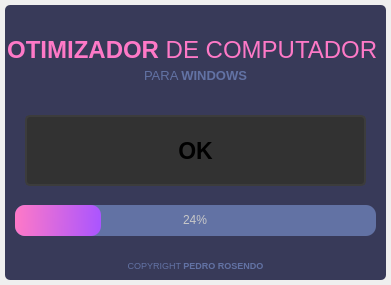
<?xml version="1.0" encoding="UTF-8"?>
<ui version="4.0">
 <class>Dialog</class>
 <widget class="QDialog" name="Dialog">
  <property name="geometry">
   <rect>
    <x>0</x>
    <y>0</y>
    <width>391</width>
    <height>285</height>
   </rect>
  </property>
  <property name="font">
   <font>
    <family>Segoe UI</family>
   </font>
  </property>
  <property name="windowTitle">
   <string>Otimizador</string>
  </property>
  <property name="styleSheet">
   <string notr="true"/>
  </property>
  <layout class="QVBoxLayout" name="verticalLayout">
   <property name="margin">
    <number>5</number>
   </property>
   <item>
    <widget class="QFrame" name="frame1">
     <property name="styleSheet">
      <string notr="true">QFrame {
	background-color:rgb(56,58,89);
	color:rgb(220,220,220);
	border-radius: 5px;
}</string>
     </property>
     <property name="frameShape">
      <enum>QFrame::StyledPanel</enum>
     </property>
     <property name="frameShadow">
      <enum>QFrame::Raised</enum>
     </property>
     <widget class="QPushButton" name="pushButton">
      <property name="geometry">
       <rect>
        <x>20</x>
        <y>110</y>
        <width>341</width>
        <height>71</height>
       </rect>
      </property>
      <property name="minimumSize">
       <size>
        <width>341</width>
        <height>0</height>
       </size>
      </property>
      <property name="font">
       <font>
        <family>Segoe UI</family>
        <pointsize>17</pointsize>
        <weight>75</weight>
        <bold>true</bold>
        <stylestrategy>PreferAntialias</stylestrategy>
       </font>
      </property>
      <property name="statusTip">
       <string/>
      </property>
      <property name="styleSheet">
       <string notr="true">QPushButton {
	background-color: rgb(50,50,50);
	border: 2px solid rgb(60,60,60);
	border-radius: 5px;
}

QPushButton:hover {
	background-color: rgb(60,60,60);
	border: 2px solid rgb(70,70,70);
}

QPushButton:pressed {
	background-color: rgb(50,50,50);
	border: 2px solid rgb(70,70,70);
	color: rgb(255, 255, 255);
}</string>
      </property>
      <property name="text">
       <string>OK</string>
      </property>
     </widget>
     <widget class="QLabel" name="label">
      <property name="geometry">
       <rect>
        <x>0</x>
        <y>20</y>
        <width>381</width>
        <height>51</height>
       </rect>
      </property>
      <property name="font">
       <font>
        <family>Segoe UI</family>
        <pointsize>26</pointsize>
        <stylestrategy>PreferAntialias</stylestrategy>
       </font>
      </property>
      <property name="styleSheet">
       <string notr="true">color: rgb(254, 121, 199);</string>
      </property>
      <property name="text">
       <string>&lt;html&gt;&lt;head/&gt;&lt;body&gt;&lt;p&gt;&lt;span style=&quot; font-size:18pt; font-weight:600;&quot;&gt;OTIMIZADOR&lt;/span&gt;&lt;span style=&quot; font-size:18pt;&quot;&gt; DE COMPUTADOR &lt;/span&gt;&lt;/p&gt;&lt;/body&gt;&lt;/html&gt;</string>
      </property>
      <property name="alignment">
       <set>Qt::AlignCenter</set>
      </property>
     </widget>
     <widget class="QProgressBar" name="progressBar">
      <property name="geometry">
       <rect>
        <x>10</x>
        <y>200</y>
        <width>361</width>
        <height>31</height>
       </rect>
      </property>
      <property name="font">
       <font>
        <stylestrategy>PreferAntialias</stylestrategy>
       </font>
      </property>
      <property name="mouseTracking">
       <bool>false</bool>
      </property>
      <property name="styleSheet">
       <string notr="true">QProgressBar {
	
	background-color: rgb(98, 114, 164);
	color: rgb(200, 200, 200);
	border-style: none;
	border-radius: 10px;
	text-align: center;
}

QProgressBar::chunk{
	border-radius: 10px;
	background-color: qlineargradient(spread:pad, x1:0, y1:0.511364, x2:1, y2:0.523, stop:0 rgba(254, 121, 199, 255), stop:1 rgba(170, 85, 255, 255));
}
</string>
      </property>
      <property name="value">
       <number>24</number>
      </property>
     </widget>
     <widget class="QLabel" name="label_2">
      <property name="geometry">
       <rect>
        <x>0</x>
        <y>60</y>
        <width>381</width>
        <height>21</height>
       </rect>
      </property>
      <property name="font">
       <font>
        <family>Segoe UI</family>
        <pointsize>10</pointsize>
        <stylestrategy>PreferAntialias</stylestrategy>
       </font>
      </property>
      <property name="styleSheet">
       <string notr="true">color: rgb(98, 114, 164);</string>
      </property>
      <property name="text">
       <string>PARA &lt;strong&gt;WINDOWS&lt;/strong&gt;</string>
      </property>
      <property name="alignment">
       <set>Qt::AlignCenter</set>
      </property>
     </widget>
     <widget class="QLabel" name="label_3">
      <property name="geometry">
       <rect>
        <x>120</x>
        <y>250</y>
        <width>141</width>
        <height>21</height>
       </rect>
      </property>
      <property name="font">
       <font>
        <family>Segoe UI</family>
        <pointsize>10</pointsize>
        <stylestrategy>PreferAntialias</stylestrategy>
       </font>
      </property>
      <property name="toolTip">
       <string notr="true"/>
      </property>
      <property name="styleSheet">
       <string notr="true">color: rgb(98, 114, 164);</string>
      </property>
      <property name="text">
       <string>&lt;html&gt;&lt;head/&gt;&lt;body&gt;&lt;p&gt;&lt;span style=&quot; font-size:7pt;&quot;&gt;COPYRIGHT &lt;/span&gt;&lt;span style=&quot; font-size:7pt; font-weight:600;&quot;&gt;PEDRO ROSENDO&lt;/span&gt;&lt;/p&gt;&lt;/body&gt;&lt;/html&gt;</string>
      </property>
      <property name="alignment">
       <set>Qt::AlignCenter</set>
      </property>
     </widget>
    </widget>
   </item>
  </layout>
 </widget>
 <resources/>
 <connections/>
</ui>
